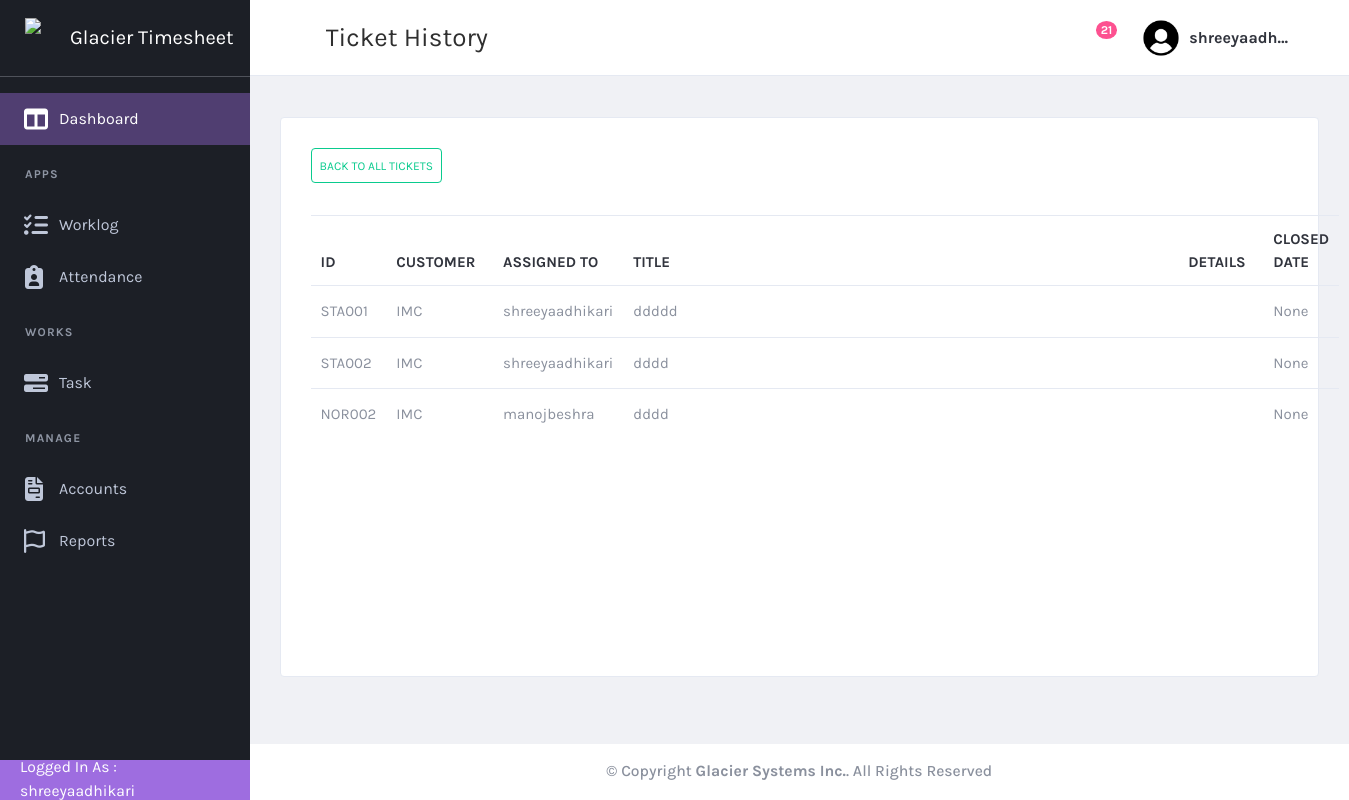
Page /task/taskhistory/ (signed in) on the committed database.
### task/models.py (models this page shows, shortened)
class ticket(models.Model):
    ticket_id = models.CharField(max_length = 200, null = False)
    ticket_title = models.CharField(max_length=200, null=False)
    customer = models.ForeignKey(customer, on_delete=models.CASCADE, null=True)
    ticket_type = models.ForeignKey(ticket_type, on_delete=models.CASCADE, null=True)
    date_opened = models.DateTimeField(null=True)
    priority = models.ForeignKey(priority_type, on_delete=models.CASCADE, null = True)
    assigned_to = models.ManyToManyField(User, related_name="assigned_tickets")  # Allow multiple users
    last_updated = models.DateTimeField(null=True)
    last_updated_by = models.ForeignKey(User, on_delete=models.CASCADE, null = True, related_name="last_updated_by")
    state = models.ForeignKey(state, on_delete=models.CASCADE, null=True)
    operational_notes = models.CharField(max_length=200, null=True)
    closed_date = models.DateTimeField(null=True)
    solution = models.TextField(max_length=500 )
    project = models.ForeignKey(project, on_delete=models.CASCADE, null=True)

### customer/models.py (models this page shows)
class customer(models.Model):
  name = models.CharField(max_length=100, null = True)
  city = models.CharField(max_length=100, null = True)
  state = models.CharField(max_length=100, null = True)
  zipcode = models.CharField(max_length=100, null = True)
  street1 = models.CharField(max_length=100, null = True)
  street2 = models.CharField(max_length=100, null = True)
  phone = models.CharField(max_length=100, null = True)
  contract_hr = models.IntegerField(null = True)
  create_date = models.DateField(null = True)
  status = models.ForeignKey(customer_status, on_delete= models.SET_NULL, null=True)
  def __str__(self):
    return self.name

### task/views.py (the view)
# urls.py: path('taskhistory/', views.taskhistory, name ="taskhistory"),
@login_required
def taskhistory(request):
    users = User.objects.all()
    completed_states = state.objects.filter(state_name__in=["Completed", "Canceled"])
    tasks = ticket.objects.filter(state__in=completed_states)
    return render(request, "taskhistory.html", {"tasks": tasks, "users": users})

### task/templates/taskhistory.html (shortened to what this page needs)
{% extends "base.html" %}
{% load static %}
{% block page-title %}Ticket History{% endblock page-title %}
{% block content %}
    <div class="content-wrapper">
        <div class="content">
            <div class="card card-default">
                <div class="card-header">
                    <a href = "{% url 'task' %}" class="btn btn-outline-success small-btn d-flex justify-content-center align-items-center text-center" >
                        Back to All Tickets
                    </a>
                </div>
                <div class="card-body">
                    <table id="productsTable" class="table table-hover table-product" style="width:100%">
                        <thead>
                          <tr class="column">
                            <th style="width: 50px;">ID&nbsp&nbsp</th>
                            <th>Customer&nbsp&nbsp</th>
                            <th style="width: 130px; word-wrap: break-word;" >Assigned To</th>
                            <th class = "title-column">Title&nbsp&nbsp&nbsp&nbsp&nbsp&nbsp&nbsp&nbsp</th>
                            <th>Details&nbsp&nbsp</th>
                            <th>Closed Date&nbsp&nbsp</th>
                          </tr>
                        </thead>
                        <tbody>
                            {% for i in tasks %}
                                <tr onclick="window.location='{% url 'taskdetails' i.id%}'">
                                    <td>{{i.ticket_id}}</td>
                                    <td>{{i.customer}}</td>
                                    <td>
                                        {% for user in i.assigned_to.all %}
                                            {{ user.username }}{% if not forloop.last %}, {% endif %}
                                        {% endfor %}
                                    </td>
                                    <td>{{i.ticket_title}}</td>
                                    <td>{{i.short_description}}</td>
                                    <td>{{i.last_updated}}</td>
                                </tr>
                            {% endfor %}
                          </tbody>
                      </table>
                  </div>
            </div>
        </div>
    </div>
{% endblock  %}

### templates/base.html (shortened to what this page needs)
{% load static %}
<!DOCTYPE html>
<html lang="en" dir="ltr">
  <head>
    <link href="{% static 'plugins/material/css/materialdesignicons.min.css' %}" rel="stylesheet" />
    <link href="{% static 'plugins/simplebar/simplebar.css' %}" rel="stylesheet" />
    <link href="{% static 'plugins/nprogress/nprogress.css' %}" rel="stylesheet" />
    <link href="{% static 'plugins/DataTables/DataTables-1.10.18/css/jquery.dataTables.min.css' %}" rel="stylesheet" />
    <link href="{% static 'plugins/jvectormap/jquery-jvectormap-2.0.3.css' %}" rel="stylesheet" />
    <link href="{% static 'plugins/daterangepicker/daterangepicker.css' %}" rel="stylesheet" />
    <link href="https://cdn.quilljs.com/1.3.6/quill.snow.css" rel="stylesheet">
    <link href="{% static 'plugins/toaster/toastr.min.css' %}" rel="stylesheet" />
    <link href="{% static 'plugins/prism/prism.css' %}" rel="stylesheet" />
    <link href="{% static 'plugins/select2/css/select2.min.css' %}" rel="stylesheet" />
    <link id="main-css-href" rel="stylesheet" href="{% static 'css/style.css' %}" />
  </head>
  <body class="navbar-fixed sidebar-fixed" id="body">
    <div class="wrapper">
      <aside class="left-sidebar sidebar-dark" id="left-sidebar">
        <div id="sidebar" class="sidebar sidebar-with-footer">
          <div class="app-brand">
            <a href="{% url 'dashboard' %}">
              <img src="{% static 'images/glacierlogo.png' %}" alt="Mono" height = 40px width = 40px >
              <span class="brand-name">Glacier Timesheet</span>
            </a>
          </div>
          <div class="sidebar-left" data-simplebar style="height: 100%;">
            <ul class="nav sidebar-inner" id="sidebar-menu">
                <li
                  class="active"
                  >
                  <a class="sidenav-item-link" href="{% url 'dashboard' %}">
                    <i class="fa-solid fa-table-columns"></i>
                    <span class="nav-text">Dashboard</span>
                  </a>
                </li>
                <li class="section-title">
                  Apps
                </li>
                <li
                  >
                  <a class="sidenav-item-link" href="{% url 'worklog' %}">
                    <i class="fa-solid fa-list-check"></i>
                    <span class="nav-text">Worklog</span>
                  </a>
                </li>
                <li  class="has-sub" >
                  <a class="sidenav-item-link" href="javascript:void(0)" data-toggle="collapse" data-target="#attendance"
                    aria-expanded="false" aria-controls="email">
                    <i class="fa-solid fa-clipboard-user"></i>
                    <span class="nav-text">Attendance</span> <b class="caret"></b>
                  </a>
                </li>
                <li class="section-title">
                  Works
                </li>
                <li  class="has-sub" >
                  <a class="sidenav-item-link" href="javascript:void(0)" data-toggle="collapse" data-target="#task"
                    aria-expanded="false" aria-controls="email">
                    <i class="fa-solid fa-bars-progress"></i>
                    <span class="nav-text">Task</span> <b class="caret"></b>
                  </a>
                </li>
                <li class="section-title">
                  Manage
                </li>
                <li  class="has-sub" >
                  <a class="sidenav-item-link" href="javascript:void(0)" data-toggle="collapse" data-target="#accounts"
                    aria-expanded="false" aria-controls="email">
                    <i class="fa-solid fa-file-invoice"></i>
                    <span class="nav-text">Accounts</span> <b class="caret"></b>
                  </a>
                </li>
                <li  class="has-sub" >
                  <a class="sidenav-item-link" href="javascript:void(0)" data-toggle="collapse" data-target="#reports"
                    aria-expanded="false" aria-controls="email">
                    <i class="fa-regular fa-flag"></i>
                    <span class="nav-text">Reports</span> <b class="caret"></b>
                  </a>
                </li>
              </ul>
          </div>
            <div class="sidebar-footer  " >
              <div class="sidebar-footer-content d-flex align-items-center p-4" style="height: 40px; ">
                  <p style="color:white;">Logged In As : {{user.username}}</P>
              </div>
            </div>
        </div>
      </aside>
      <div class="page-wrapper">
        <header class="main-header" id="header">
          <nav class="navbar navbar-expand-lg navbar-light" id="navbar">
            <button id="sidebar-toggler" class="sidebar-toggle">
            </button>
            <span class="page-title">{% block page-title %}Dashboard{% endblock page-title %}</span>
            <div class="navbar-right ">
              <ul class="nav navbar-nav">
                <li class="custom-dropdown">
                  <button class="notify-toggler custom-dropdown-toggler">
                    <i class="mdi mdi-bell-outline icon"></i>
                    <span class="badge badge-xs rounded-circle">21</span>
                  </button>
                </li>
                <li class="dropdown user-menu">
                  <button class="dropdown-toggle nav-link" data-toggle="dropdown">
                    <img src="{% static 'images/usericon.png' %}" class="user-image rounded-circle" alt="User Image" />
                    <span class="d-none d-lg-inline-block">{{user.username}}</span>
                  </button>
                </li>
              </ul>
            </div>
          </nav>
        </header>
        {% block content %}
        {% endblock %}
        <footer class="footer mt-auto">
          <div class="copyright bg-white d-flex align-items-center justify-content-center">
            <p>
              &copy; Copyright <strong><span>Glacier Systems Inc.</span></strong>. All Rights Reserved
            </p>
          </div>
        </footer>
      </div>
    </div>
  </body>
</html>

### rows in the picture
ticket: ticket_id "STA001", customer "IMC", ticket_title "ddddd", last_updated "None"
ticket: ticket_id "STA002", customer "IMC", ticket_title "dddd", last_updated "None"
ticket: ticket_id "NOR002", customer "IMC", ticket_title "dddd", last_updated "None"

### other values in the picture
{{ user.username }} "shreeyaadhikari"
{{ user.username }} "shreeyaadh…"
{{ user.username }} "manojbeshra"
